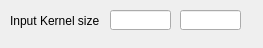
<?xml version="1.0" encoding="UTF-8"?>
<ui version="4.0">
 <class>Form</class>
 <widget class="QWidget" name="Form">
  <property name="geometry">
   <rect>
    <x>0</x>
    <y>0</y>
    <width>263</width>
    <height>48</height>
   </rect>
  </property>
  <property name="windowTitle">
   <string>Form</string>
  </property>
  <widget class="QLabel" name="label">
   <property name="geometry">
    <rect>
     <x>10</x>
     <y>10</y>
     <width>91</width>
     <height>21</height>
    </rect>
   </property>
   <property name="text">
    <string>Input Kernel size :</string>
   </property>
  </widget>
  <widget class="QLineEdit" name="lineEdit">
   <property name="geometry">
    <rect>
     <x>110</x>
     <y>10</y>
     <width>61</width>
     <height>20</height>
    </rect>
   </property>
  </widget>
  <widget class="QLineEdit" name="lineEdit_2">
   <property name="geometry">
    <rect>
     <x>180</x>
     <y>10</y>
     <width>61</width>
     <height>20</height>
    </rect>
   </property>
  </widget>
 </widget>
 <resources/>
 <connections/>
</ui>
